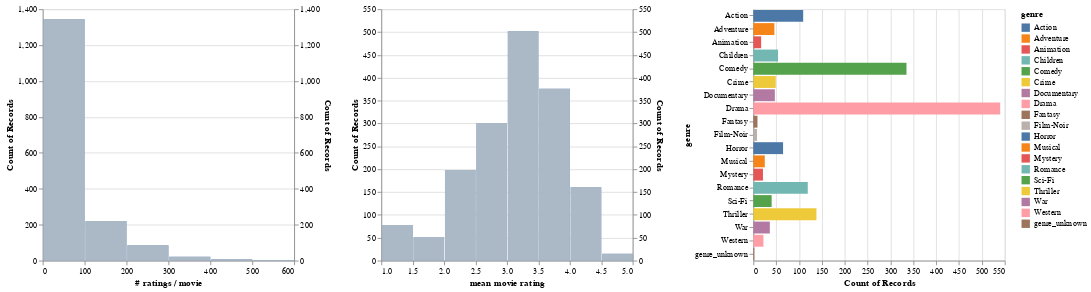

The cell this chart's notebook holds for it:
### Code cell
#Data film
movies_ratings = movies.merge(
    ratings
    .groupby('movie_id', as_index=False)
    .agg({'rating': ['count', 'mean']})
    .flatten_cols(),
    on='movie_id')
genre_filter = alt.selection_multi(fields=['genre'])
genre_chart = alt.Chart().mark_bar().encode(
    x="count()",
    y=alt.Y('genre'),
    color=alt.condition(
        genre_filter,
        alt.Color("genre:N"),
        alt.value('lightgray'))
).properties(height=300).add_selection(genre_filter) # add selection here
# Display the number of ratings and average rating per movie.
alt.hconcat(
    filtered_hist('rating count', '# ratings / movie', genre_filter),
    filtered_hist('rating mean', 'mean movie rating', genre_filter),
    genre_chart,
    data=movies_ratings)

### Figure 1 — Vega-Lite specification as saved in the notebook (floating-point values rounded to 4 significant figures; data arrays with more than 128 entries replaced by an {"elided": "..."} marker saying what was removed)
{"config": {"view": {"continuousWidth": 300, "continuousHeight": 300}}, "hconcat": [{"layer": [{"mark": {"type": "bar"}, "encoding": {"x": {"bin": {"maxbins": 10}, "field": "rating count", "title": "# ratings / movie", "type": "quantitative"}, "y": {"aggregate": "count", "type": "quantitative"}}, "transform": [{"filter": {"param": "param_3"}}]}, {"mark": {"type": "bar"}, "encoding": {"color": {"value": "lightgray"}, "opacity": {"value": 0.7}, "x": {"bin": {"maxbins": 10}, "field": "rating count", "title": "# ratings / movie", "type": "quantitative"}, "y": {"aggregate": "count", "type": "quantitative"}}}], "resolve": {"scale": {"y": "independent"}}, "width": 300}, {"layer": [{"mark": {"type": "bar"}, "encoding": {"x": {"bin": {"maxbins": 10}, "field": "rating mean", "title": "mean movie rating", "type": "quantitative"}, "y": {"aggregate": "count", "type": "quantitative"}}, "transform": [{"filter": {"param": "param_3"}}]}, {"mark": {"type": "bar"}, "encoding": {"color": {"value": "lightgray"}, "opacity": {"value": 0.7}, "x": {"bin": {"maxbins": 10}, "field": "rating mean", "title": "mean movie rating", "type": "quantitative"}, "y": {"aggregate": "count", "type": "quantitative"}}}], "resolve": {"scale": {"y": "independent"}}, "width": 300}, {"mark": {"type": "bar"}, "encoding": {"color": {"condition": {"param": "param_3", "field": "genre", "type": "nominal"}, "value": "lightgray"}, "x": {"aggregate": "count", "type": "quantitative"}, "y": {"field": "genre", "type": "nominal"}}, "height": 300, "name": "view_2"}], "data": {"name": "data-b9ba3f84bcd0b3cf3d8f8076746cfffd"}, "params": [{"name": "param_3", "select": {"type": "point", "fields": ["genre"]}, "views": ["view_2"]}], "$schema": "https://vega.github.io/schema/vega-lite/v5.20.1.json", "datasets": {"data-b9ba3f84bcd0b3cf3d8f8076746cfffd": {"elided": "1682 records"}}}
